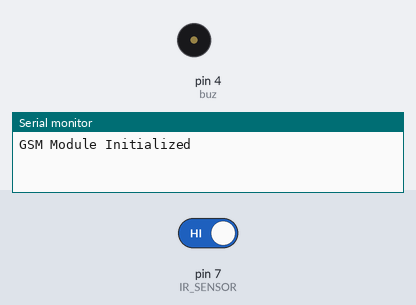
Simulated run of this sketch. Board: Arduino Uno, built with avr-gcc and run on an emulated ATmega328P. Shown: buzzer (waves = sounding, pin HIGH), the last lines printed to the serial monitor. Inputs (shaded band) come from the test bench; at power-on: pin 7 (IR_SENSOR) HIGH. The modem accepts every AT command (registered, SIM ready, sends succeed) and sends nothing else.

Above: at 2.2 s.
2.3 s: pin 7 (IR_SENSOR) driven LOW
At 3.5 s:
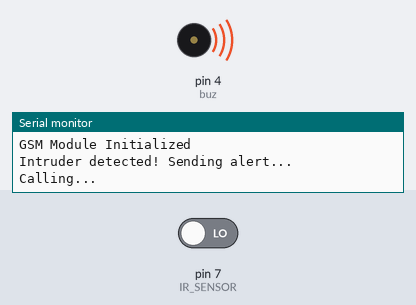
Timing chart, 0 to 45.8 s (numbered marks = the images above; inputs shaded):
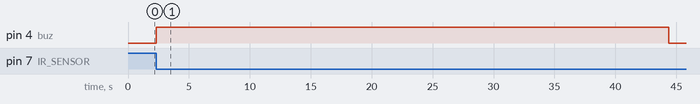

The sketch:

Code.ino
```cpp
#include <SoftwareSerial.h>

#define IR_SENSOR 7   // IR sensor connected to digital pin 7
#define RX 10         // GSM module RX to Arduino pin 10
#define TX 11         // GSM module TX to Arduino pin 11
#define buz 4

SoftwareSerial gsm(RX, TX);  // Initialize SoftwareSerial for GSM module

String phoneNumber = "+918970525674";  // Replace with the target phone number

void setup() {
    pinMode(IR_SENSOR, INPUT);
    pinMode(buz, OUTPUT);
    gsm.begin(9600);  // Initialize GSM module
    Serial.begin(9600);
    delay(1000);
    Serial.println("GSM Module Initialized");
}

void loop() {
    int sensorState = digitalRead(IR_SENSOR);
    if (sensorState == LOW) {  // Intruder detected (assuming active LOW IR sensor)
        Serial.println("Intruder detected! Sending alert...");
        digitalWrite(buz,HIGH);
        makeCall();
        delay(2000);
        sendSMS();
        delay(1000);
        digitalWrite(buz,LOW);
        delay(10000);  // Delay to prevent multiple alerts in short time
    }
}

void sendSMS() {

    gsm.print("AT");
    delay(1000);
    gsm.println("AT+CMGF=1");  // Set SMS mode to text
    delay(1000);
    gsm.print("AT+CMGS=\"");
    gsm.print(phoneNumber);
    gsm.println("\"");
    delay(1000);
    gsm.println("EMERGENCY Intruder detected");
    delay(1000);
    gsm.write(26);  // End SMS with Ctrl+Z
    delay(5000);
    Serial.println("SMS Sent");
}

void makeCall() {
    gsm.print("ATD");
    gsm.print(phoneNumber);
    gsm.println(";");
    Serial.println("Calling...");
    delay(30000);  // Call duration
    gsm.println("ATH");  // Hang up the call
    Serial.println("Call Ended");
}
```

Measured:
- after the input at 2.3 s, pin 4 (buz): LOW → HIGH at once, → LOW 42.1 s later
